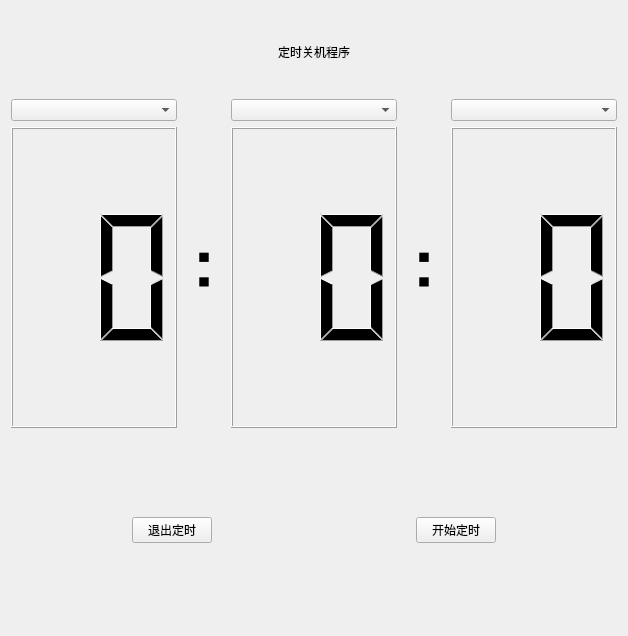
<?xml version="1.0" encoding="UTF-8"?>
<ui version="4.0">
 <class>Widget</class>
 <widget class="QWidget" name="Widget">
  <property name="geometry">
   <rect>
    <x>0</x>
    <y>0</y>
    <width>628</width>
    <height>636</height>
   </rect>
  </property>
  <property name="windowTitle">
   <string>Widget</string>
  </property>
  <layout class="QVBoxLayout" name="verticalLayout_4" stretch="1,4,1,2,1">
   <item>
    <widget class="QLabel" name="title">
     <property name="text">
      <string>定时关机程序</string>
     </property>
     <property name="alignment">
      <set>Qt::AlignCenter</set>
     </property>
    </widget>
   </item>
   <item>
    <layout class="QHBoxLayout" name="horizontalLayout_2" stretch="4,1,4,1,4">
     <item>
      <layout class="QVBoxLayout" name="verticalLayout">
       <item>
        <widget class="QComboBox" name="comboBox_H"/>
       </item>
       <item>
        <widget class="QLCDNumber" name="hour">
         <property name="digitCount">
          <number>2</number>
         </property>
         <property name="value" stdset="0">
          <double>10000.000000000000000</double>
         </property>
        </widget>
       </item>
      </layout>
     </item>
     <item>
      <widget class="QLabel" name="label">
       <property name="font">
        <font>
         <pointsize>50</pointsize>
         <weight>75</weight>
         <bold>true</bold>
        </font>
       </property>
       <property name="text">
        <string>:</string>
       </property>
       <property name="alignment">
        <set>Qt::AlignCenter</set>
       </property>
      </widget>
     </item>
     <item>
      <layout class="QVBoxLayout" name="verticalLayout_2">
       <item>
        <widget class="QComboBox" name="comboBox_M"/>
       </item>
       <item>
        <widget class="QLCDNumber" name="minute">
         <property name="digitCount">
          <number>2</number>
         </property>
         <property name="value" stdset="0">
          <double>10000.000000000000000</double>
         </property>
        </widget>
       </item>
      </layout>
     </item>
     <item>
      <widget class="QLabel" name="label_2">
       <property name="font">
        <font>
         <pointsize>50</pointsize>
         <weight>75</weight>
         <bold>true</bold>
        </font>
       </property>
       <property name="text">
        <string>:</string>
       </property>
       <property name="alignment">
        <set>Qt::AlignCenter</set>
       </property>
      </widget>
     </item>
     <item>
      <layout class="QVBoxLayout" name="verticalLayout_3">
       <item>
        <widget class="QComboBox" name="comboBox_S"/>
       </item>
       <item>
        <widget class="QLCDNumber" name="second">
         <property name="digitCount">
          <number>2</number>
         </property>
         <property name="value" stdset="0">
          <double>10000.000000000000000</double>
         </property>
        </widget>
       </item>
      </layout>
     </item>
    </layout>
   </item>
   <item>
    <spacer name="verticalSpacer_2">
     <property name="orientation">
      <enum>Qt::Vertical</enum>
     </property>
     <property name="sizeHint" stdset="0">
      <size>
       <width>20</width>
       <height>63</height>
      </size>
     </property>
    </spacer>
   </item>
   <item>
    <layout class="QHBoxLayout" name="horizontalLayout_3" stretch="1,3,1">
     <item>
      <spacer name="horizontalSpacer_2">
       <property name="orientation">
        <enum>Qt::Horizontal</enum>
       </property>
       <property name="sizeHint" stdset="0">
        <size>
         <width>40</width>
         <height>20</height>
        </size>
       </property>
      </spacer>
     </item>
     <item>
      <layout class="QHBoxLayout" name="horizontalLayout">
       <item>
        <widget class="QPushButton" name="stop">
         <property name="text">
          <string>退出定时</string>
         </property>
        </widget>
       </item>
       <item>
        <spacer name="horizontalSpacer">
         <property name="orientation">
          <enum>Qt::Horizontal</enum>
         </property>
         <property name="sizeHint" stdset="0">
          <size>
           <width>68</width>
           <height>20</height>
          </size>
         </property>
        </spacer>
       </item>
       <item>
        <widget class="QPushButton" name="start">
         <property name="text">
          <string>开始定时</string>
         </property>
        </widget>
       </item>
      </layout>
     </item>
     <item>
      <spacer name="horizontalSpacer_3">
       <property name="orientation">
        <enum>Qt::Horizontal</enum>
       </property>
       <property name="sizeHint" stdset="0">
        <size>
         <width>40</width>
         <height>20</height>
        </size>
       </property>
      </spacer>
     </item>
    </layout>
   </item>
   <item>
    <spacer name="verticalSpacer">
     <property name="orientation">
      <enum>Qt::Vertical</enum>
     </property>
     <property name="sizeHint" stdset="0">
      <size>
       <width>20</width>
       <height>63</height>
      </size>
     </property>
    </spacer>
   </item>
  </layout>
 </widget>
 <resources/>
 <connections/>
</ui>
